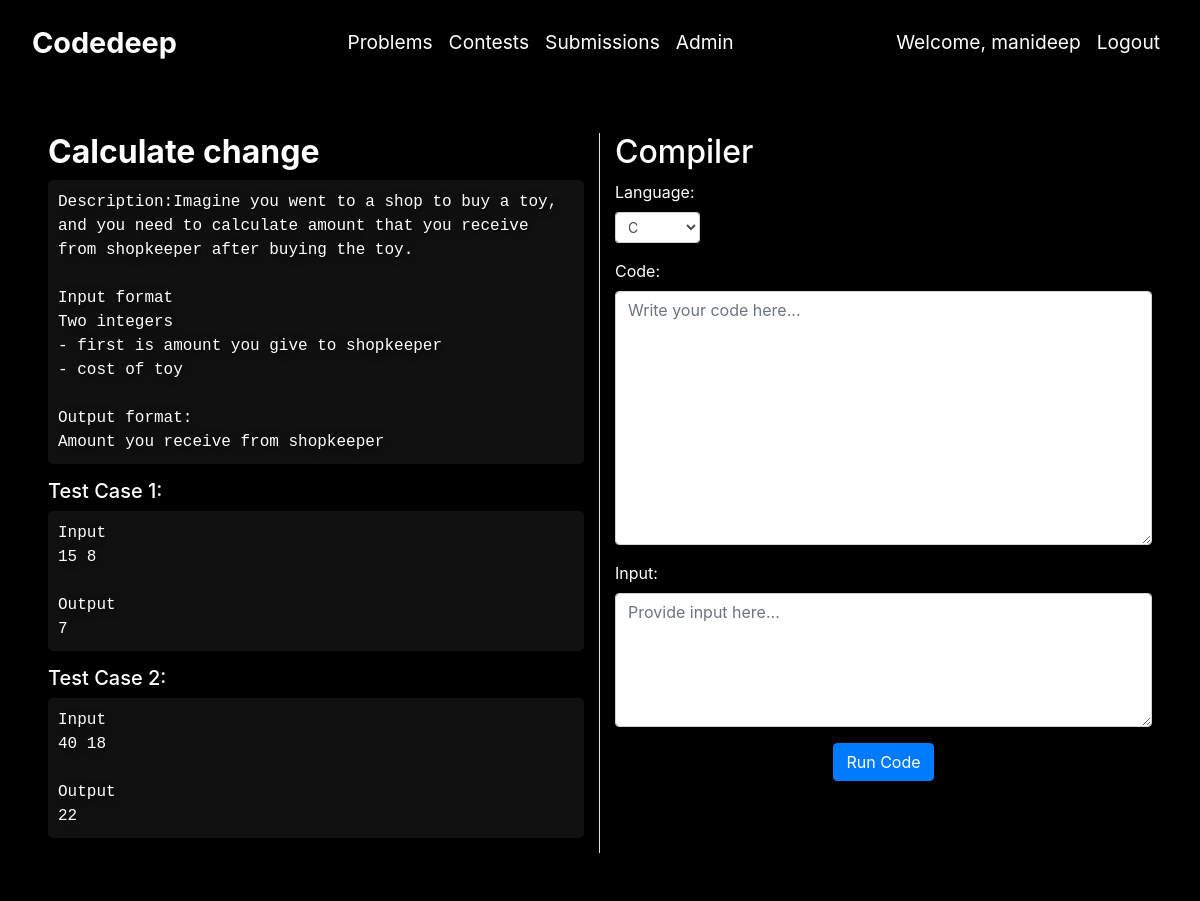
Screenshot of /problems/2/ (signed in) with the database file from the repository.
### problems/models.py (models this page shows, shortened)
class problem(models.Model):
    name = models.CharField(max_length=50)
    description = models.TextField(help_text="Enter the problem description. Use newlines to format the text.")
    testcase1 = models.TextField(help_text="Enter the first test case. Use newlines to format the input and output.")
    testcase2 = models.TextField(help_text="Enter the second test case. Use newlines to format the input and output.")
    solution_code = models.TextField(blank=True, null=True, help_text="Python solution code for this problem")

### problems/views.py (the view)
# urls.py: path('problems/<int:id>/',problem_detail),
@login_required
def problem_detail(request,id):
    req_problem = problem.objects.get(id=id)
    if request.method == "POST":
        language = request.POST.get('language')
        code = request.POST.get('code')
        inputData = request.POST.get('input')
        submission = codeSubmission(
            user=request.user,
            problem=req_problem,
            language=language,
            code=code,
            inputData=inputData
        )
        submission.save()
        outputData = runCode(language, code, inputData)
        submission.outputData = outputData
        if "Error:" in outputData or "error" in outputData.lower():
            if "compilation" in outputData.lower():
                submission.verdict = "CE"
            elif "timeout" in outputData.lower():
                submission.verdict = "TLE"
            else:
                submission.verdict = "RE"
        else:
            expected_output = ""
            if req_problem.solution_code:
                expected_output = runCode("py", req_problem.solution_code, inputData)
            else:
                expected_output = req_problem.testcase1
                print("No solution code found, using testcase1 as expected output")
            submission.expectedOutput = expected_output
            if compare_outputs(outputData, expected_output):
                print("OUTPUTS MATCH - ACCEPTED")
                submission.verdict = "AC"
            else:
                print("OUTPUTS DON'T MATCH - WRONG ANSWER")
                submission.verdict = "WA"
        submission.save()
        context = {
            "language": language,
            "code": code,
            "inputData": inputData,
            "outputData": outputData,
            "req_problem": req_problem,
            "submission": submission,
        }
        return render(request, "problem_result.html", context)
    else:
        context = {
            "req_problem": req_problem,
        }
        return render(request, "problem_detail.html", context)

### problems/templates/problem_detail.html (shortened to what this page needs)
{% extends 'base.html' %}
{% block content %}
<div class="container-fluid p-5">
    <div class="row">
        <div class="col-md-6 border-right text-left">
            <h2 style="font-weight: bold;">{{ req_problem.name }}</h2>
            <div class="problem-text">{{ req_problem.description }}</div>
            <h5>Test Case 1:</h5>
            <div class="problem-text">{{ req_problem.testcase1 }}</div>
            <h5>Test Case 2:</h5>
            <div class="problem-text">{{ req_problem.testcase2 }}</div>
        </div>
        <div class="col-md-6 text-left">
            <h2>Compiler</h2>
            <form method="POST">
                <div class="form-group">
                    <label for="language">Language:</label>
                    <select class="form-control form-control-sm" id="language" name="language">
                        <option value="c">C</option>
                    </select>
                </div>
                <div class="form-group">
                    <label for="code">Code:</label>
                    <textarea class="form-control" rows="10" name="code" id="code" placeholder="Write your code here..."></textarea>
                </div>
                <div class="form-group">
                    <label for="input">Input:</label>
                    <textarea class="form-control" rows="5" id="input" name="input" placeholder="Provide input here..."></textarea>
                </div>
                <div class="text-center">
                    <button type="submit" class="btn btn-primary">Run Code</button>
                </div>
            </form>
        </div>
    </div>
</div>
{% endblock %}

### problems/templates/base.html (shortened to what this page needs)
{% load static %}
<!DOCTYPE html>
<html lang="en">
<head>
    <link rel="stylesheet" href="https://cdn.jsdelivr.net/npm/bootstrap@4.6.2/dist/css/bootstrap.min.css">
</head>
<body>
    <div class="overlay"></div>
    <nav class="navbar navbar-expand-sm navbar-dark">
        <a class="navbar-brand" href="/">Codedeep</a>
        <ul class="navbar-nav center">
            {% if user.is_authenticated %}
                <li class="nav-item">
                    <a class="nav-link" href="/problems">Problems</a>
                </li>
                <li class="nav-item">
                    <a class="nav-link" href="/contests">Contests</a>
                </li>
                <li class="nav-item">
                    <a class="nav-link" href="/compiler/submissions/">Submissions</a>
                </li>
            {% endif %}
            <li class="nav-item">
                <a class="nav-link" href="/admin">Admin</a>
            </li>
        </ul>
        <ul class="navbar-nav ml-auto">
            {% if user.is_authenticated %}
                <li class="nav-item">
                    <a class="nav-link" href="#">Welcome, {{ user.username }}</a>
                </li>
                <li class="nav-item">
                    <a class="nav-link" href="/auth/logout">Logout</a>
                </li>
            {% endif %}
        </ul>
    </nav>
    <div class="content-container">
        {% block content %}{% endblock %}
    </div>
</body>
</html>

### problems/templates/problem_detail.html (style rules this page uses)
body { background: none; background-color: #000; color: rgb(230, 230, 230); }
.form-group label { text-align: left; display: block; }
.form-control-sm { width: auto; }
.problem-text { white-space: pre-wrap; font-family: monospace; background-color: #111; padding: 10px; border-radius: 5px; margin-bottom: 15px; }

### rows the page displays
problem: name "Calculate change", description "Description:Imagine you went to a shop to buy a toy, and you need to calculate amount that you receive from shopkeeper after buying the toy. Input format Two integers - first is amount you give to shopkeeper - cost of toy Output format: Amount you receive from shopkeeper", testcase1 "Input 15 8 Output 7", testcase2 "Input 40 18 Output 22"

### other values shown
{{ user.username }} "manideep"
